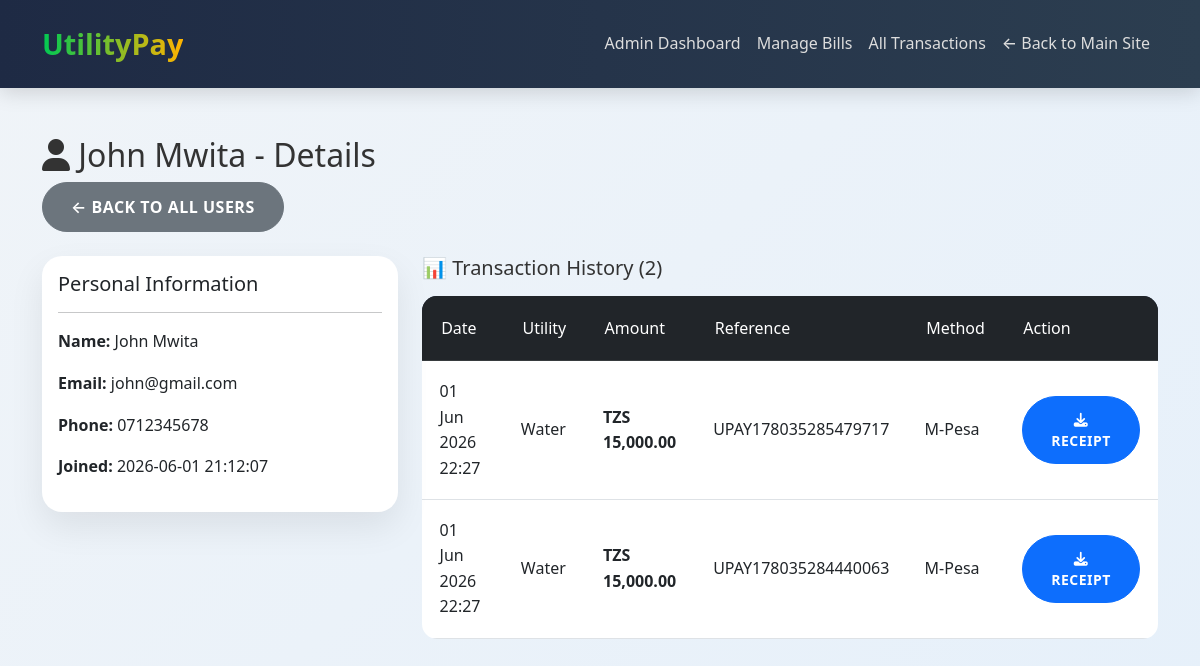
The app's page /admin/user_details.php?id=3 (signed in) with its own data.
### tables this page shows
CREATE TABLE `users` (
  `id` int(11) NOT NULL,
  `name` varchar(100) NOT NULL,
  `email` varchar(100) NOT NULL,
  `password` varchar(255) NOT NULL,
  `phone` varchar(20) DEFAULT NULL,
  `address` text DEFAULT NULL,
  `role` enum('user','admin') DEFAULT 'user',
  `created_at` timestamp NOT NULL DEFAULT current_timestamp()
);

CREATE TABLE `transactions` (
  `id` int(11) NOT NULL,
  `user_id` int(11) DEFAULT NULL,
  `bill_id` int(11) DEFAULT NULL,
  `amount` decimal(10,2) NOT NULL,
  `payment_date` timestamp NOT NULL DEFAULT current_timestamp(),
  `payment_method` varchar(50) DEFAULT NULL,
  `status` enum('success','failed') DEFAULT 'success',
  `reference` varchar(100) DEFAULT NULL
);

CREATE TABLE `bills` (
  `id` int(11) NOT NULL,
  `user_id` int(11) DEFAULT NULL,
  `utility_type` enum('water','electricity','internet') NOT NULL,
  `amount` decimal(10,2) NOT NULL,
  `due_date` date NOT NULL,
  `status` enum('pending','paid') DEFAULT 'pending',
  `bill_number` varchar(50) DEFAULT NULL,
  `provider` varchar(100) DEFAULT NULL,
  `created_at` timestamp NOT NULL DEFAULT current_timestamp()
);

### admin/user_details.php (the view, shortened to what this page needs)
<?php
include '../includes/header.php';
$user_id = (int)$_GET['id'];
$user = $conn->query("SELECT * FROM users WHERE id = $user_id")->fetch_assoc();
$transactions = $conn->query("
    SELECT t.*, b.utility_type, b.provider
    FROM transactions t
    JOIN bills b ON t.bill_id = b.id
    WHERE t.user_id = $user_id
    ORDER BY t.payment_date DESC
");
?>
<div class="container py-5">
    <h2><i class="fas fa-user"></i> <?= htmlspecialchars($user['name']) ?> - Details</h2>
    <a href="index.php" class="btn btn-secondary mb-4">← Back to All Users</a>
    <div class="row">
        <div class="col-md-4">
            <div class="card mb-4">
                <div class="card-body">
                    <h5>Personal Information</h5>
                    <hr>
                    <p><strong>Name:</strong> <?= htmlspecialchars($user['name']) ?></p>
                    <p><strong>Email:</strong> <?= htmlspecialchars($user['email']) ?></p>
                    <p><strong>Phone:</strong> <?= htmlspecialchars($user['phone'] ?? 'Not Provided') ?></p>
                    <p><strong>Joined:</strong> <?= $user['created_at'] ?></p>
                </div>
            </div>
        </div>
        <div class="col-md-8">
            <h5 class="mb-3">📊 Transaction History (<?= $transactions->num_rows ?>)</h5>
            <?php if ($transactions->num_rows == 0): ?>
                <div class="alert alert-info">This user has no transactions yet.</div>
            <?php else: ?>
                <div class="table-responsive">
                    <table class="table table-hover">
                        <thead class="table-dark">
                            <tr>
                                <th>Date</th>
                                <th>Utility</th>
                                <th>Amount</th>
                                <th>Reference</th>
                                <th>Method</th>
                                <th>Action</th>
                            </tr>
                        </thead>
                        <tbody>
                            <?php while($trans = $transactions->fetch_assoc()): ?>
                            <tr>
                                <td><?= date('d M Y H:i', strtotime($trans['payment_date'])) ?></td>
                                <td><?= ucfirst($trans['utility_type']) ?></td>
                                <td><strong>TZS <?= number_format($trans['amount'], 2) ?></strong></td>
                                <td><?= $trans['reference'] ?></td>
                                <td><?= $trans['payment_method'] ?></td>
                                <td>
                                    <a href="../receipt.php?transaction_id=<?= $trans['id'] ?>"
                                       class="btn btn-sm btn-primary" target="_blank">
                                        <i class="fas fa-download"></i> Receipt
                                    </a>
                                </td>
                            </tr>
                            <?php endwhile; ?>
                        </tbody>
                    </table>
                </div>
            <?php endif; ?>
        </div>
    </div>
</div>
<?php include '../includes/footer.php'; ?>

### assets/css/style.css (style rules this page uses)
:root { --primary: #00c853; --primary-dark: #00b140; --secondary: #ffb300; --dark: #1e2a44; --light: #f8f9fa; --gray: #6c757d; --success: #00c853; --accent: #1e88e5; }
* { margin: 0; padding: 0; box-sizing: border-box; }
body { font-family: 'Segoe UI', system-ui, -apple-system, sans-serif; background: linear-gradient(135deg, #f0f4f8 0%, #e6f0fa 100%); color: #333; line-height: 1.6; overflow-x: hidden; }
.card { border: none; border-radius: 20px; box-shadow: 0 15px 35px rgba(0, 0, 0, 0.08); transition: all 0.4s cubic-bezier(0.4, 0, 0.2, 1); overflow: hidden; background: white; }
.btn { border-radius: 50px; padding: 12px 28px; font-weight: 600; transition: all 0.3s ease; text-transform: uppercase; letter-spacing: 0.5px; }
.table { border-radius: 15px; overflow: hidden; }
.table thead { background: var(--dark); color: white; }
.table th { font-weight: 500; padding: 1.2rem; }
.table td { padding: 1.1rem; vertical-align: middle; }

### records on screen
users: name "John Mwita", email "john@gmail.com", phone "0712345678", created_at "2026-06-01 21:12:07"
transactions: payment_date "01 Jun 2026 22:27", bill.utility_type "Water", amount "15,000.00", reference "UPAY178035285479717", payment_method "M-Pesa"
transactions: payment_date "01 Jun 2026 22:27", bill.utility_type "Water", amount "15,000.00", reference "UPAY178035284440063", payment_method "M-Pesa"

### other values on screen
$transactions->num_rows "2"
